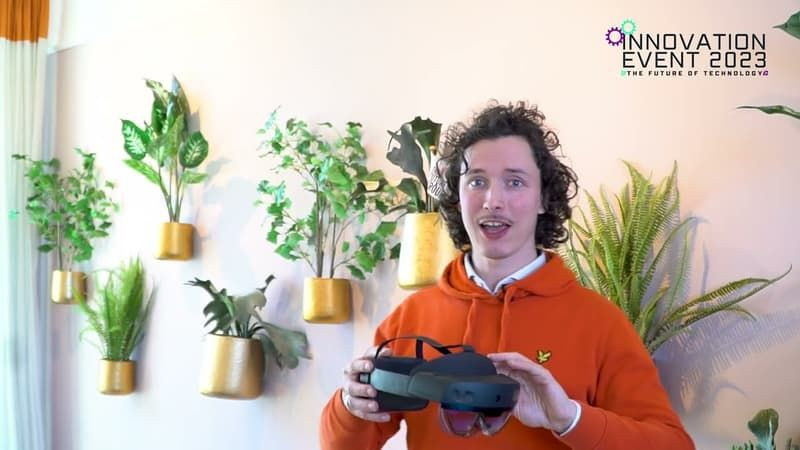
#> input picture src/assets/stills/alliander-hololens/1.jpg, 800 x 450 px, given in place of 5.png, which was not available
$ python portrait-depth.py ../src/assets/stills/alliander-hololens/1.jpg
#> lines starting #> are read from the running program, lines starting #| are printed output that depends on the picture
#!/usr/bin/env python3
"""The depth map behind the About portrait's relief (public/profile/depth.png).

The last portrait is drawn as a point cloud (src/components/home/PortraitRelief.tsx):
every dot of the photo, pushed towards you by this map. White is nearest, black
is the back plane. Run it again after changing the last photo:

    pip install onnxruntime numpy pillow
    curl -L -o depth-anything-v2-small.onnx \\
      https://huggingface.co/onnx-community/depth-anything-v2-small/resolve/main/onnx/model.onnx
    python3 scripts/portrait-depth.py depth-anything-v2-small.onnx

It runs on your own machine; the photo goes nowhere. The model (Depth Anything
V2, small, 99 MB) isn't kept in the repository.

What it does:
  1. The photo is a dither, so it's blurred back into greys first, which is
     enough for the model to see a person in.
  2. The model's depth puts the arms far in front of everything and leaves the
     face nearly flat. So the depth is split in two: each part's own level (an
     edge-keeping blur), which is pulled together, and the relief within a part
     (nose, cheeks, the round of an arm), which is pushed out.
  3. Everything behind the body is one back plane.

LO, LEVEL and RELIEF below are the knobs. The map's white stands for the
`DEPTH` photo pixels in PortraitRelief.tsx: the script prints the figure to put
there.
"""
import sys
from pathlib import Path

import numpy as np
import onnxruntime as ort
from PIL import Image, ImageFilter

ROOT = Path(__file__).resolve().parent.parent
PHOTO = ROOT / 'public/profile/5.png'
OUT = ROOT / 'public/profile/depth.png'

LO = 0.40  # the model's depth (0 far .. 1 near) behind which everything is the back plane
LEVEL = 300  # photo pixels of depth per unit, between the parts (arms, chest, head)
RELIEF = 1000  # the same within a part: the face's own shape, exaggerated


def estimate(model: str) -> np.ndarray:
    im = Image.open(PHOTO).convert('RGBA')
    bg = Image.new('RGBA', im.size, (0, 0, 0, 255))
    bg.alpha_composite(im)
    a = np.asarray(bg.convert('L').filter(ImageFilter.GaussianBlur(3)), dtype=np.float32) / 255
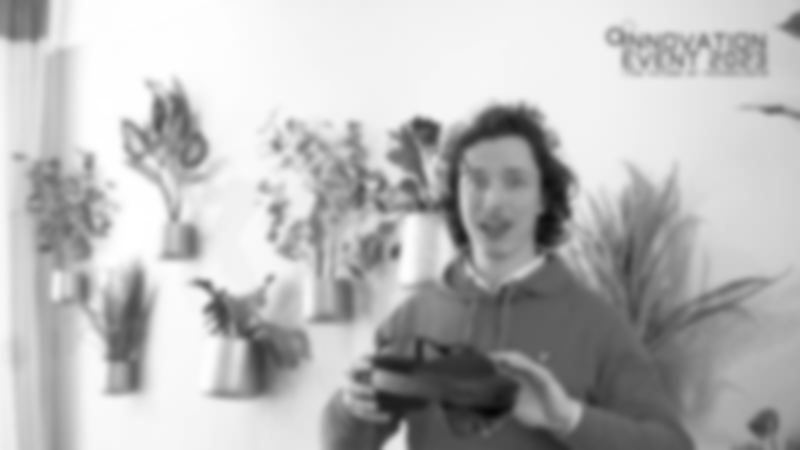
#> a: shape (450, 800) float32; min 0.0235, max 1, mean 0.722
    a = np.clip(a / max(1e-6, np.percentile(a, 99.5)), 0, 1) ** 0.8  # sparse dots blur to a dim grey: lift it
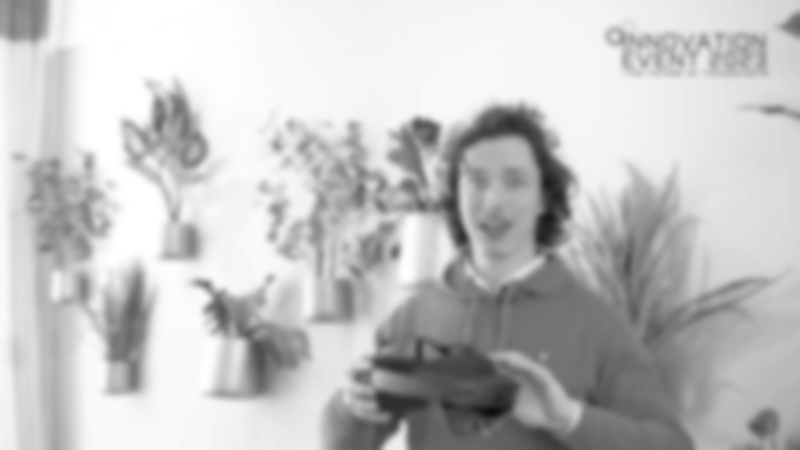
#> a: shape (450, 800) float32; min 0.05, max 1, mean 0.766
    soft = Image.fromarray((a * 255).astype(np.uint8)).convert('RGB')
    w = 518  # the model's size: multiples of 14
    h = round(w * im.height / im.width / 14) * 14
#> h = 294
    x = np.asarray(soft.resize((w, h), Image.BICUBIC), dtype=np.float32) / 255
    x = ((x - [0.485, 0.456, 0.406]) / [0.229, 0.224, 0.225]).transpose(2, 0, 1)[None].astype(np.float32)
#> (the run stopped early here; a loop or call above may not have finished)

$ run again, on src/assets/stills/alliander-hololens/2.jpg
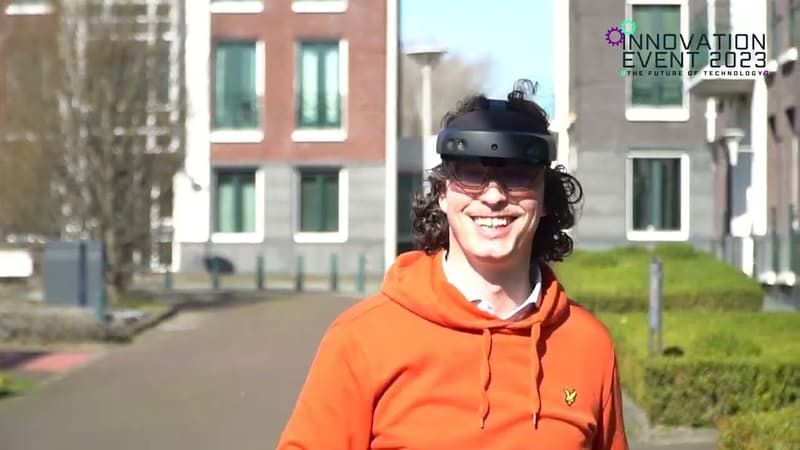
#> input picture src/assets/stills/alliander-hololens/2.jpg, 800 x 450 px, given in place of 5.png, which was not available
#> in estimate, `a = np.asarray(bg.convert('L').filter(ImageFilter.GaussianBlur(3)), dt..`:
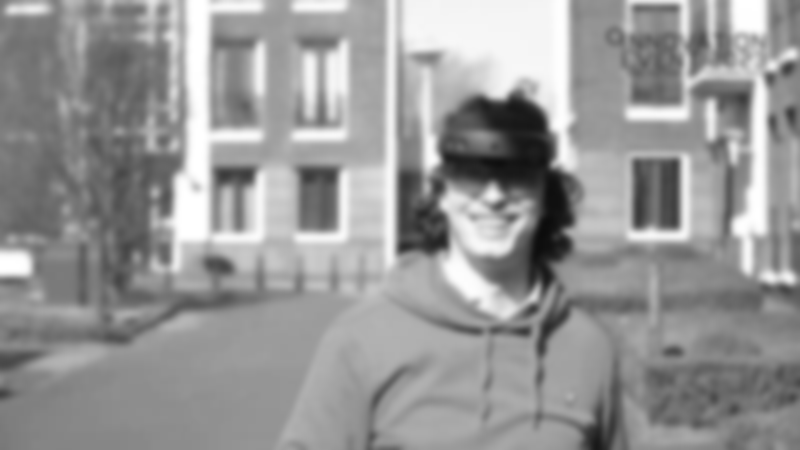
#> a: shape (450, 800) float32; min 0.0471, max 1, mean 0.592
#> in estimate, `x = np.asarray(soft.resize((w, h), Image.BICUBIC), dtype=np.float32) /..`:
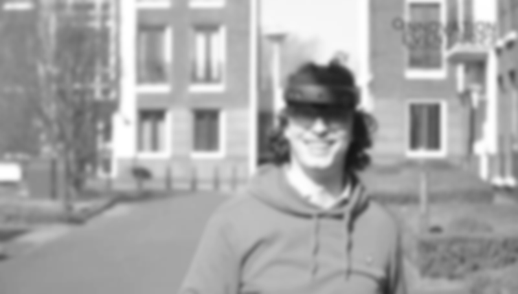
#> x: shape (294, 518, 3) float32; min 0.0863, max 1, mean 0.65
